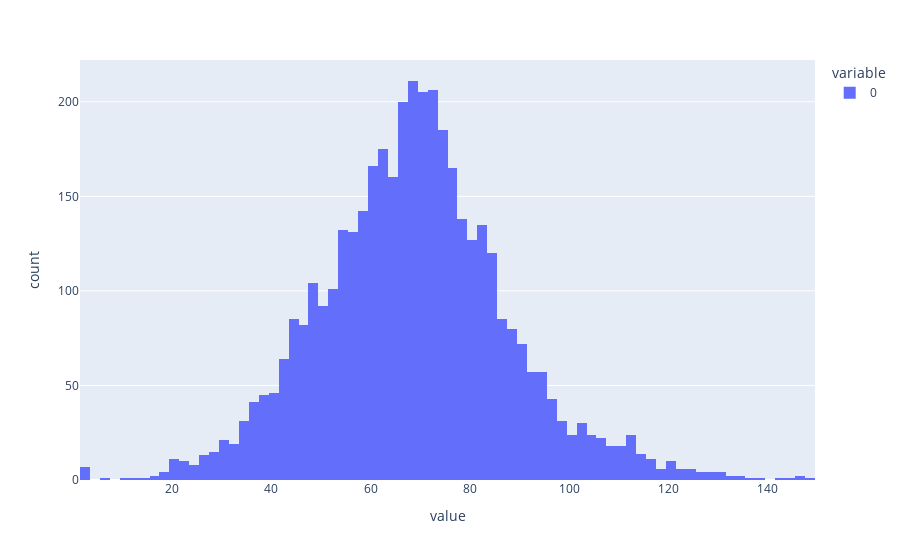

The notebook cell this image was saved under:
### Code cell
print("average l0", l0.mean().item())
px.histogram(l0.flatten().cpu().numpy()).show()

### Figure 1 — Plotly figure (JSON) as saved in the notebook; plotly's stock layout.template omitted (floating-point values rounded to 4 significant figures; data arrays with more than 128 entries replaced by an {"elided": "..."} marker saying what was removed)
{"data": [{"alignmentgroup": "True", "bingroup": "x", "hovertemplate": "variable=0<br>value=%{x}<br>count=%{y}<extra></extra>", "legendgroup": "0", "marker": {"color": "#636efa", "pattern": {"shape": ""}}, "name": "0", "offsetgroup": "0", "orientation": "v", "showlegend": true, "type": "histogram", "x": {"elided": "4064 int values"}, "xaxis": "x", "yaxis": "y"}], "layout": {"barmode": "relative", "legend": {"title": {"text": "variable"}, "tracegroupgap": 0}, "margin": {"t": 60}, "xaxis": {"anchor": "y", "domain": [0, 1], "title": {"text": "value"}}, "yaxis": {"anchor": "x", "domain": [0, 1], "title": {"text": "count"}}}}
